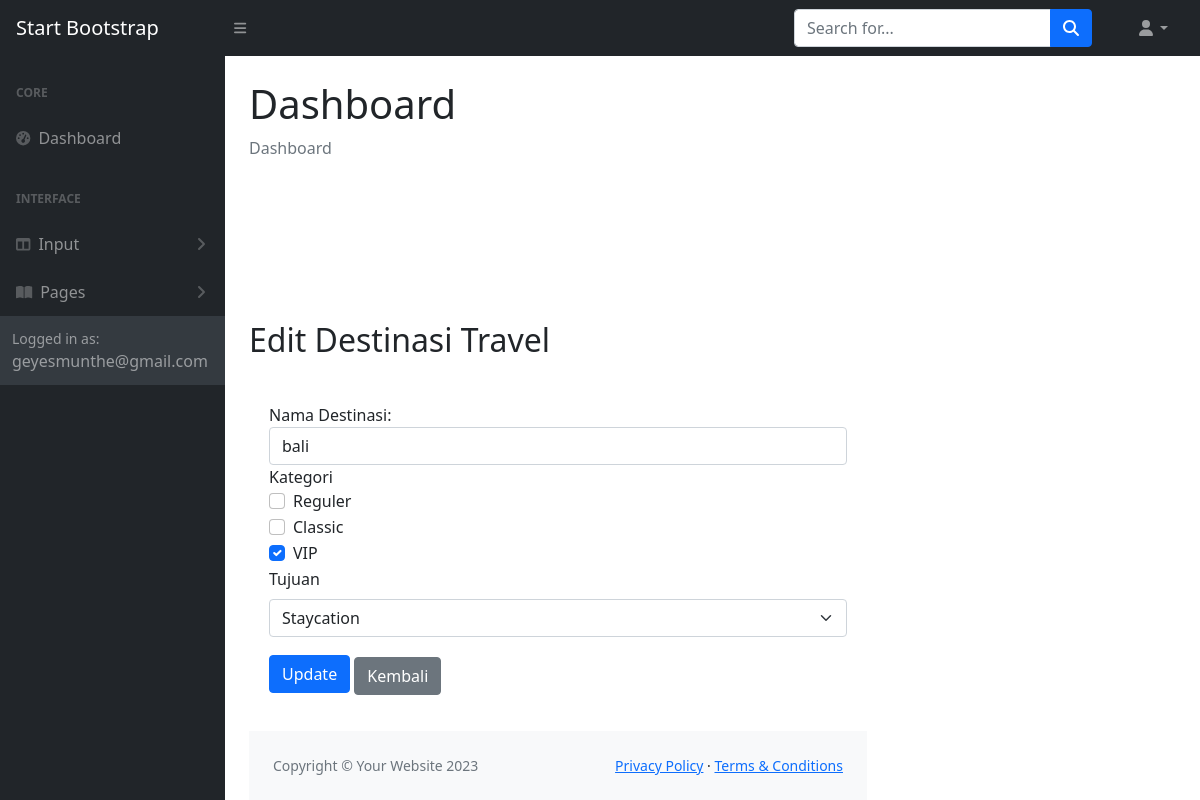
Page /edittravel.php?ubah=224 on the committed database.
### tables this page shows
CREATE TABLE `destinasitravel` (
  `id_destinasi` int(11) NOT NULL,
  `nama_destinasi` varchar(255) NOT NULL,
  `tujuan` text DEFAULT NULL,
  `kategori` char(10) DEFAULT NULL
);

### edittravel.php (the view, shortened to what this page needs)
<?php
include "include/include.php";
$id_destinasi = $nama_destinasi = $tujuan = $kategori = '';
if (isset($_GET['ubah'])) {
    $id_destinasi = $_GET['ubah'];
    $result = mysqli_query($connection, "SELECT * FROM destinasitravel WHERE id_destinasi = '$id_destinasi'");
    if ($result) {
        $row = mysqli_fetch_assoc($result);
        $nama_destinasi = $row['nama_destinasi'];
        $tujuan = $row['tujuan'];
        $kategori = explode(',', $row['kategori']);
    } else {
        echo "Error fetching destination details: " . mysqli_error($connection);
    }
}
?>
<?php include "include/head.php"; ?>
    <body class="sb-nav-fixed">
 <?php include "include/navbar.php";?>
        <div id="layoutSidenav">
            <div id="layoutSidenav_nav">
                <?php include "include/menunav.php" ?>
            </div>
            <div id="layoutSidenav_content">
                <main>
                    <div class="container-fluid px-4">
                        <h1 class="mt-4">Dashboard</h1>
                        <ol class="breadcrumb mb-4">
                            <li class="breadcrumb-item active">Dashboard</li>
                        </ol>
                        </div>
                </main>
<!DOCTYPE html>
<html>
<head>
    <link rel="stylesheet" type="text/css" href="css/bootstrap.min.css">
</head>
<body>
    <div class="container mt-4">
        <div class="col-md-8">
            <h2 class="mb-4">Edit Destinasi Travel</h2>
            <form action="" method="post" id="formEditDestinasi">
                <div class="form-group">
                    <label for="namadestinasi">Nama Destinasi:</label>
                    <input type="text" class="form-control" id="namadestinasi" name="namadestinasi" value="<?php echo $nama_destinasi; ?>" required>
                </div>
                <div class="form-group">
                    <label for="kategori">Kategori</label>
                    <div class="form-check">
                        <input type="checkbox" class="form-check-input" id="reguler" name="kategori[]" value="reguler" <?php echo in_array('reguler', $kategori) ? 'checked' : ''; ?>>
                        <label class="form-check-label" for="reguler">Reguler</label>
                    </div>
                    <div class="form-check">
                        <input type="checkbox" class="form-check-input" id="classic" name="kategori[]" value="classic" <?php echo in_array('classic', $kategori) ? 'checked' : ''; ?>>
                        <label class="form-check-label" for="classic">Classic</label>
                    </div>
                    <div class="form-check">
                        <input type="checkbox" class="form-check-input" id="vip" name="kategori[]" value="vip" <?php echo in_array('vip', $kategori) ? 'checked' : ''; ?>>
                        <label class="form-check-label" for="vip">VIP</label>
                    </div>
                </div>
                <div class="mb-3">
                    <label for="tujuan" class="form-label">Tujuan</label>
                    <select name="tujuan" id="tujuan" class="form-select">
                        <option value="Staycation" <?php echo ($tujuan === 'Staycation') ? 'selected' : ''; ?>>Staycation</option>
                    </select>
                </div>
                <input type="submit" class="btn btn-primary" value="Update" name="Update">
                <a href="destinasitravel.php" class="btn btn-secondary mt-1">Kembali</a>
            </form>
            <?php include "include/footer.php";?>
        </div>
    </div>
</div>
</div>
</body>
</html>

### edittravel.php (style rules this page uses)
form { padding: 20px; border-radius: 15px; }

### rows in the picture
destinasitravel: namadestinasi "bali", kategori "☑", tujuan "Staycation"
